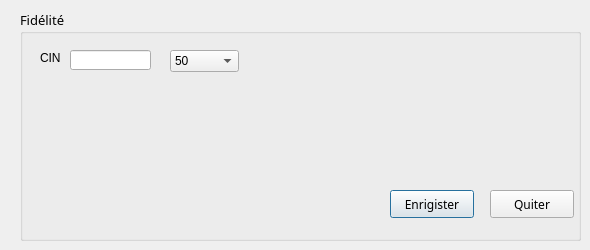
        <widget class="QWidget" name="tab_amir8">
         <attribute name="title">
          <string>Carte fidélité</string>
         </attribute>
         <widget class="QGroupBox" name="groupBox_amir8">
          <property name="geometry">
           <rect>
            <x>20</x>
            <y>10</y>
            <width>561</width>
            <height>231</height>
           </rect>
          </property>
          <property name="font">
           <font>
            <family>MS Reference Sans Serif</family>
            <pointsize>10</pointsize>
            <weight>50</weight>
            <bold>false</bold>
           </font>
          </property>
          <property name="styleSheet">
           <string notr="true">QTextEdit, QListView {
    background-color: white;
    background-image: url(draft.png);
    background-attachment: fixed;
}</string>
          </property>
          <property name="title">
           <string>Fidélité</string>
          </property>
          <widget class="QPushButton" name="enregister_fidele">
           <property name="geometry">
            <rect>
             <x>370</x>
             <y>180</y>
             <width>84</width>
             <height>28</height>
            </rect>
           </property>
           <property name="font">
            <font>
             <family>MS Reference Sans Serif</family>
            </font>
           </property>
           <property name="focusPolicy">
            <enum>Qt::StrongFocus</enum>
           </property>
           <property name="styleSheet">
            <string notr="true">QPushButton::hover
{
	background-color: qlineargradient(spread:pad, x1:0, y1:0.511, x2:1, y2:0.511, stop:0 rgba(0, 207, 179, 255),stop:1 rgb(108, 135, 255));

}</string>
           </property>
           <property name="text">
            <string>Enrigister</string>
           </property>
           <property name="default">
            <bool>true</bool>
           </property>
          </widget>
          <widget class="QPushButton" name="pushButton_AjoutProdui_7">
           <property name="geometry">
            <rect>
             <x>470</x>
             <y>180</y>
             <width>84</width>
             <height>28</height>
            </rect>
           </property>
           <property name="font">
            <font>
             <family>MS Reference Sans Serif</family>
            </font>
           </property>
           <property name="contextMenuPolicy">
            <enum>Qt::NoContextMenu</enum>
           </property>
           <property name="styleSheet">
            <string notr="true">QPushButton::hover
{
	background-color: qlineargradient(spread:pad, x1:0, y1:0.511, x2:1, y2:0.511, stop:0 rgba(0, 207, 179, 255),stop:1 rgb(108, 135, 255));

}</string>
           </property>
           <property name="text">
            <string>Quiter</string>
           </property>
           <property name="autoDefault">
            <bool>false</bool>
           </property>
           <property name="default">
            <bool>false</bool>
           </property>
           <property name="flat">
            <bool>false</bool>
           </property>
          </widget>
          <widget class="QComboBox" name="comboBox_fidele">
           <property name="geometry">
            <rect>
             <x>150</x>
             <y>40</y>
             <width>69</width>
             <height>22</height>
            </rect>
           </property>
           <item>
            <property name="text">
             <string>50</string>
            </property>
           </item>
           <item>
            <property name="text">
             <string>100</string>
            </property>
           </item>
           <item>
            <property name="text">
             <string>200</string>
            </property>
           </item>
           <item>
            <property name="text">
             <string>300</string>
            </property>
           </item>
           <item>
            <property name="text">
             <string>400</string>
            </property>
           </item>
           <item>
            <property name="text">
             <string>500</string>
            </property>
           </item>
           <item>
            <property name="text">
             <string/>
            </property>
           </item>
          </widget>
          <widget class="QLabel" name="label_47">
           <property name="geometry">
            <rect>
             <x>20</x>
             <y>40</y>
             <width>21</width>
             <height>16</height>
            </rect>
           </property>
           <property name="text">
            <string>CIN</string>
           </property>
          </widget>
          <widget class="QLineEdit" name="cin_fidele">
           <property name="geometry">
            <rect>
             <x>50</x>
             <y>40</y>
             <width>81</width>
             <height>20</height>
            </rect>
           </property>
          </widget>
         </widget>
        </widget>
